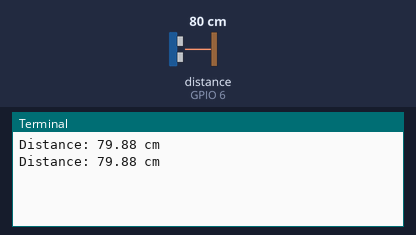
The program below on a simulated Raspberry Pi (BCM pin numbers). On the bench: the last lines printed to the terminal. The inputs (shaded band) are chosen by the test bench; at power-on: distance to the obstacle (sensor on GPIO 6) 80 cm. The echo pulse lasts 58.3 µs per cm; the clock reads 2024-03-15 10:24:30 at power-on unless the program sets it.

Above: at 1.2 s.
1.3 s: distance to the obstacle (sensor on GPIO 6) set to 2 cm
At 3.0 s:
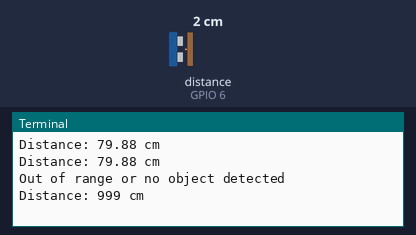
4.7 s: distance to the obstacle (sensor on GPIO 6) set to 4 cm
At 6.2 s:
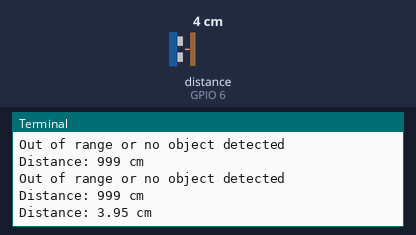
Timing chart, 0 to 7.7 s (numbered marks = the images above; inputs shaded):
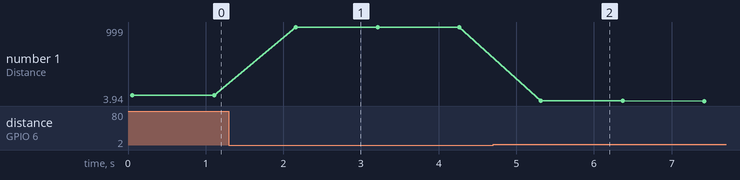

The program:

hjkl_kjf.py
```python
import RPi.GPIO as gpio
import time

TRIG = 5
ECHO = 6

gpio.setmode(gpio.BCM)
gpio.setup(TRIG, gpio.OUT)
gpio.setup(ECHO, gpio.IN)

def measure_distance():
    gpio.output(TRIG, False)
    time.sleep(0.05)
    gpio.output(TRIG, True)
    time.sleep(0.0001)
    gpio.output(TRIG, False)

    pulse_start = time.time()
    timeout = pulse_start + 0.04
    while gpio.input(ECHO) == 0:
        pulse_start = time.time()
        if pulse_start > timeout:
            print("Timeout waiting for ECHO to go high")
            return 999

    pulse_end = time.time()
    timeout = pulse_end + 0.04
    while gpio.input(ECHO) == 1:
        pulse_end = time.time()
        if pulse_end > timeout:
            print("Timeout waiting for ECHO to go low")
            return 999

    pulse_duration = pulse_end - pulse_start
    distance = pulse_duration * 17150
    distance = round(distance, 2)
    if distance <= 2 or distance >= 400:
        print("Out of range or no object detected")
        return 999
    return distance

try:
    while True:
        dist = measure_distance()
        print(f"Distance: {dist} cm")
        time.sleep(1)
except KeyboardInterrupt:
    gpio.cleanup()
```

Measured:
- after the input at 1.3 s, the terminal: prints a new line after 0.86 s (image 1)
- after the input at 4.7 s, the terminal: prints a new line after 0.62 s (image 2)
- plotted number 1: 79.88 → 999 after the input at 1.3 s, 999 → 3.95 after the input at 4.7 s
